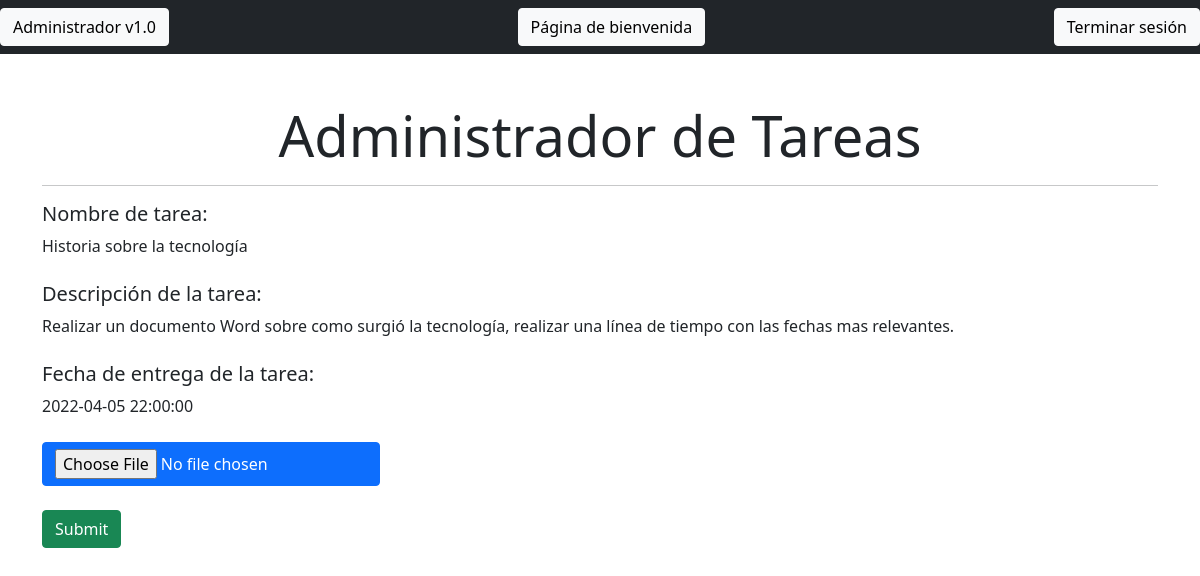
/upload_task.php?IDTarea=32, run on the app's committed database.
### tables this page shows
CREATE TABLE `tareas` (
  `IDTarea` int(11) NOT NULL,
  `Titulo` varchar(200) DEFAULT NULL,
  `Descripcion` varchar(1500) DEFAULT NULL,
  `Fecha_creada` timestamp NULL DEFAULT current_timestamp(),
  `Fecha_entrega` timestamp NULL DEFAULT NULL,
  `Documento` tinyblob DEFAULT NULL,
  `Calificado` tinyint(4) NOT NULL DEFAULT 0,
  `lk` int(11) DEFAULT NULL,
  `IDProfesor` int(11) DEFAULT NULL
);

### controller.php (called while the page is built, shortened)
<?php
    class CrudController implements CrudControllerInterface
    {
        private $conectar;
        public function __construct(DBConnectionInterface $conectar)
        {
            $this->conectar= $conectar;
        }
        public function getTask()
        {
            $con=$this->conectar->connectDB();
            $id = $_GET['IDTarea'];
            $query = "SELECT * FROM tareas WHERE IDTarea=$id";
            $result = mysqli_query($con,$query);
            if(mysqli_num_rows($result)==1)
            {
                $row = mysqli_fetch_array($result);
                $title = $row['Titulo'];
                $description = $row['Descripcion'];
                $dueDate = $row['Fecha_entrega'];
                $check = $row['Calificado'];
                $data= array($title,$description,$dueDate,$check);
            }
            return $data;
        }
    }
?>

### upload_task.php (the view, shortened to what this page needs)
<?php include ("includes/header.php")?>
<?php require_once ("controller.php");
    if(isset($_GET['IDTarea']))
    {
        $search=new CrudController(new Connection);
        $search=$search->getTask();
    }
?>
<div class="container">
    <div class="row">
        <div class="col-md-12 mt-5">
            <h1 class="text-center display-4">Administrador de Tareas</h1>
            <hr class="height:1px;color: black;background-color:black;">
        </div>
    </div>
    <div class="d-grid gap-3">
        <form action="upload_task.php?IDTarea=<?php echo $_GET['IDTarea'];?>" method="POST">
            <div class = "form-group">
                <h5>Nombre de tarea: </h5><?php echo $search[0]?><br><br>
                <h5>Descripción de la tarea: </h5><?php echo $search[1]?><br><br>
                <h5>Fecha de entrega de la tarea: </h5><?php echo $search[2]?><br><br>
                <input type="File" class="btn btn-primary" name = "uploaded_file" value="Subir archivo"><br><br>
                <input type="submit" class="btn btn-success" name = "uploads">
            </div>
        </form>
    </div>
<?php include("includes/footer.php")?>

### data on the page
tareas: Titulo "Historia sobre la tecnología", Descripcion "Realizar un documento Word sobre como surgió la tecnología, realizar una línea de tiempo con las fechas mas relevantes.", Fecha_entrega "2022-04-05 22:00:00"
